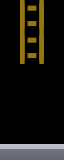

Tiled map render using the project's own tile images. Description and the whole map definition, tile-layer contents included, below:
An orthogonal 4x10 tile map with 16x16 px tiles, 3 tile layers (Collidable, Background, Ladder).

<map version="1.0" orientation="orthogonal" renderorder="right-down" width="4" height="10" tilewidth="16" tileheight="16" nextobjectid="1">
 <tileset firstgid="1" name="spriteSheet" tilewidth="16" tileheight="16" tilecount="8">
  <image source="spriteSheet.png" width="64" height="32" />
 </tileset>
 <layer name="Collidable" width="4" height="10">
  <data encoding="csv">
0,0,0,0,
0,0,0,0,
0,0,0,0,
0,0,0,0,
0,0,0,0,
0,0,0,0,
0,0,0,0,
0,0,0,0,
0,0,0,0,
1,1,1,1
</data>
 </layer>
 <layer name="Background" width="4" height="10">
  <data encoding="csv">
0,0,0,0,
0,0,0,0,
0,0,0,0,
0,0,0,0,
0,0,0,0,
0,0,0,0,
0,0,0,0,
0,0,0,0,
0,0,0,0,
0,0,0,0
</data>
 </layer>
 <layer name="Ladder" width="4" height="10">
  <data encoding="csv">
0,2,3,0,
0,6,7,0,
0,2,3,0,
0,6,7,0,
0,0,0,0,
0,0,0,0,
0,0,0,0,
0,0,0,0,
0,0,0,0,
0,0,0,0
</data>
 </layer>
</map>
